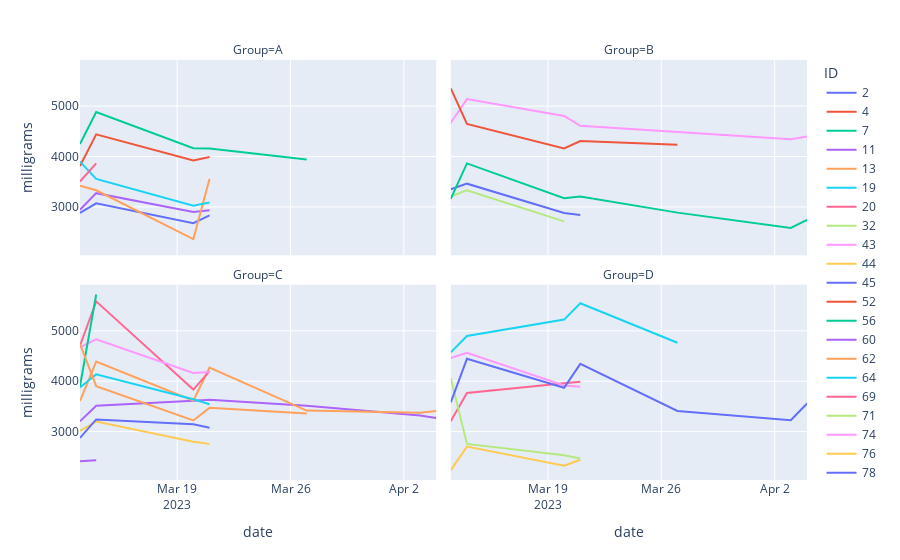

The notebook cell this image was saved under:
### Code cell
fig = px.line(df[df.Sex=='M'], x="date", y="milligrams", color='ID', facet_col='Group', facet_col_wrap=2, height=1000)
fig.show()

### Figure 1 — Plotly figure (JSON) as saved in the notebook; plotly's stock layout.template omitted (floating-point values rounded to 4 significant figures)
{"data": [{"hovertemplate": "ID=2<br>Group=A<br>date=%{x}<br>milligrams=%{y}<extra></extra>", "legendgroup": "2", "line": {"color": "#636efa", "dash": "solid"}, "marker": {"symbol": "circle"}, "mode": "lines", "name": "2", "orientation": "v", "showlegend": true, "type": "scatter", "x": ["2023-03-13T00:00:00", "2023-03-14T00:00:00", "2023-03-20T00:00:00", "2023-03-21T00:00:00"], "xaxis": "x3", "y": [2879.0, 3070.0, 2676.0, 2832.0], "yaxis": "y3"}, {"hovertemplate": "ID=4<br>Group=A<br>date=%{x}<br>milligrams=%{y}<extra></extra>", "legendgroup": "4", "line": {"color": "#EF553B", "dash": "solid"}, "marker": {"symbol": "circle"}, "mode": "lines", "name": "4", "orientation": "v", "showlegend": true, "type": "scatter", "x": ["2023-03-13T00:00:00", "2023-03-14T00:00:00", "2023-03-20T00:00:00", "2023-03-21T00:00:00"], "xaxis": "x3", "y": [3812.0, 4440.0, 3921.0, 3991.0], "yaxis": "y3"}, {"hovertemplate": "ID=7<br>Group=A<br>date=%{x}<br>milligrams=%{y}<extra></extra>", "legendgroup": "7", "line": {"color": "#00cc96", "dash": "solid"}, "marker": {"symbol": "circle"}, "mode": "lines", "name": "7", "orientation": "v", "showlegend": true, "type": "scatter", "x": ["2023-03-13T00:00:00", "2023-03-14T00:00:00", "2023-03-20T00:00:00", "2023-03-21T00:00:00", "2023-03-27T00:00:00"], "xaxis": "x3", "y": [4250.0, 4882.0, 4166.0, 4160.0, 3942.0], "yaxis": "y3"}, {"hovertemplate": "ID=11<br>Group=A<br>date=%{x}<br>milligrams=%{y}<extra></extra>", "legendgroup": "11", "line": {"color": "#ab63fa", "dash": "solid"}, "marker": {"symbol": "circle"}, "mode": "lines", "name": "11", "orientation": "v", "showlegend": true, "type": "scatter", "x": ["2023-03-13T00:00:00", "2023-03-14T00:00:00", "2023-03-20T00:00:00", "2023-03-21T00:00:00"], "xaxis": "x3", "y": [2944.0, 3273.0, 2900.0, 2936.0], "yaxis": "y3"}, {"hovertemplate": "ID=13<br>Group=A<br>date=%{x}<br>milligrams=%{y}<extra></extra>", "legendgroup": "13", "line": {"color": "#FFA15A", "dash": "solid"}, "marker": {"symbol": "circle"}, "mode": "lines", "name": "13", "orientation": "v", "showlegend": true, "type": "scatter", "x": ["2023-03-13T00:00:00", "2023-03-14T00:00:00", "2023-03-20T00:00:00", "2023-03-21T00:00:00"], "xaxis": "x3", "y": [3418.0, 3330.0, 2361.0, 3556.0], "yaxis": "y3"}, {"hovertemplate": "ID=19<br>Group=A<br>date=%{x}<br>milligrams=%{y}<extra></extra>", "legendgroup": "19", "line": {"color": "#19d3f3", "dash": "solid"}, "marker": {"symbol": "circle"}, "mode": "lines", "name": "19", "orientation": "v", "showlegend": true, "type": "scatter", "x": ["2023-03-13T00:00:00", "2023-03-14T00:00:00", "2023-03-20T00:00:00", "2023-03-21T00:00:00"], "xaxis": "x3", "y": [3899.0, 3555.0, 3022.0, 3087.0], "yaxis": "y3"}, {"hovertemplate": "ID=20<br>Group=A<br>date=%{x}<br>milligrams=%{y}<extra></extra>", "legendgroup": "20", "line": {"color": "#FF6692", "dash": "solid"}, "marker": {"symbol": "circle"}, "mode": "lines", "name": "20", "orientation": "v", "showlegend": true, "type": "scatter", "x": ["2023-03-13T00:00:00", "2023-03-14T00:00:00"], "xaxis": "x3", "y": [3503.0, 3864.0], "yaxis": "y3"}, {"hovertemplate": "ID=32<br>Group=B<br>date=%{x}<br>milligrams=%{y}<extra></extra>", "legendgroup": "32", "line": {"color": "#B6E880", "dash": "solid"}, "marker": {"symbol": "circle"}, "mode": "lines", "name": "32", "orientation": "v", "showlegend": true, "type": "scatter", "x": ["2023-03-13T00:00:00", "2023-03-14T00:00:00", "2023-03-20T00:00:00"], "xaxis": "x4", "y": [3206.0, 3332.0, 2714.0], "yaxis": "y4"}, {"hovertemplate": "ID=43<br>Group=B<br>date=%{x}<br>milligrams=%{y}<extra></extra>", "legendgroup": "43", "line": {"color": "#FF97FF", "dash": "solid"}, "marker": {"symbol": "circle"}, "mode": "lines", "name": "43", "orientation": "v", "showlegend": true, "type": "scatter", "x": ["2023-03-13T00:00:00", "2023-03-14T00:00:00", "2023-03-20T00:00:00", "2023-03-21T00:00:00", "2023-04-03T00:00:00", "2023-04-04T00:00:00"], "xaxis": "x4", "y": [4669.0, 5139.0, 4805.0, 4611.0, 4342.0, 4397.0], "yaxis": "y4"}, {"hovertemplate": "ID=44<br>Group=B<br>date=%{x}<br>milligrams=%{y}<extra></extra>", "legendgroup": "44", "line": {"color": "#FECB52", "dash": "solid"}, "marker": {"symbol": "circle"}, "mode": "lines", "name": "44", "orientation": "v", "showlegend": true, "type": "scatter", "x": ["2023-03-13T00:00:00"], "xaxis": "x4", "y": [5354.0], "yaxis": "y4"}, {"hovertemplate": "ID=45<br>Group=B<br>date=%{x}<br>milligrams=%{y}<extra></extra>", "legendgroup": "45", "line": {"color": "#636efa", "dash": "solid"}, "marker": {"symbol": "circle"}, "mode": "lines", "name": "45", "orientation": "v", "showlegend": true, "type": "scatter", "x": ["2023-03-13T00:00:00", "2023-03-14T00:00:00", "2023-03-20T00:00:00", "2023-03-21T00:00:00"], "xaxis": "x4", "y": [3350, 3461.0, 2881.0, 2837.0], "yaxis": "y4"}, {"hovertemplate": "ID=52<br>Group=B<br>date=%{x}<br>milligrams=%{y}<extra></extra>", "legendgroup": "52", "line": {"color": "#EF553B", "dash": "solid"}, "marker": {"symbol": "circle"}, "mode": "lines", "name": "52", "orientation": "v", "showlegend": true, "type": "scatter", "x": ["2023-03-13T00:00:00", "2023-03-14T00:00:00", "2023-03-20T00:00:00", "2023-03-21T00:00:00", "2023-03-27T00:00:00"], "xaxis": "x4", "y": [5354.0, 4648.0, 4159.0, 4306.0, 4231.0], "yaxis": "y4"}, {"hovertemplate": "ID=56<br>Group=B<br>date=%{x}<br>milligrams=%{y}<extra></extra>", "legendgroup": "56", "line": {"color": "#00cc96", "dash": "solid"}, "marker": {"symbol": "circle"}, "mode": "lines", "name": "56", "orientation": "v", "showlegend": true, "type": "scatter", "x": ["2023-03-13T00:00:00", "2023-03-14T00:00:00", "2023-03-20T00:00:00", "2023-03-21T00:00:00", "2023-03-27T00:00:00", "2023-04-03T00:00:00", "2023-04-04T00:00:00"], "xaxis": "x4", "y": [3162, 3863, 3174.0, 3204.0, 2886.0, 2583.0, 2743.0], "yaxis": "y4"}, {"hovertemplate": "ID=60<br>Group=C<br>date=%{x}<br>milligrams=%{y}<extra></extra>", "legendgroup": "60", "line": {"color": "#ab63fa", "dash": "solid"}, "marker": {"symbol": "circle"}, "mode": "lines", "name": "60", "orientation": "v", "showlegend": true, "type": "scatter", "x": ["2023-03-13T00:00:00", "2023-03-14T00:00:00", "2023-03-20T00:00:00", "2023-03-21T00:00:00", "2023-03-27T00:00:00", "2023-04-03T00:00:00", "2023-04-04T00:00:00"], "xaxis": "x", "y": [3203.0, 3514.0, 3612.0, 3634.0, 3513.0, 3320.0, 3268.0], "yaxis": "y"}, {"hovertemplate": "ID=62<br>Group=C<br>date=%{x}<br>milligrams=%{y}<extra></extra>", "legendgroup": "62", "line": {"color": "#FFA15A", "dash": "solid"}, "marker": {"symbol": "circle"}, "mode": "lines", "name": "62", "orientation": "v", "showlegend": true, "type": "scatter", "x": ["2023-03-13T00:00:00", "2023-03-14T00:00:00", "2023-03-20T00:00:00", "2023-03-21T00:00:00", "2023-03-27T00:00:00", "2023-04-03T00:00:00", "2023-04-04T00:00:00"], "xaxis": "x", "y": [3606.0, 4390.0, 3615.0, 4269, 3418.0, 3375, 3409.0], "yaxis": "y"}, {"hovertemplate": "ID=64<br>Group=C<br>date=%{x}<br>milligrams=%{y}<extra></extra>", "legendgroup": "64", "line": {"color": "#19d3f3", "dash": "solid"}, "marker": {"symbol": "circle"}, "mode": "lines", "name": "64", "orientation": "v", "showlegend": true, "type": "scatter", "x": ["2023-03-13T00:00:00", "2023-03-14T00:00:00", "2023-03-20T00:00:00", "2023-03-21T00:00:00"], "xaxis": "x", "y": [3876.0, 4136.0, 3641.0, 3544.0], "yaxis": "y"}, {"hovertemplate": "ID=69<br>Group=C<br>date=%{x}<br>milligrams=%{y}<extra></extra>", "legendgroup": "69", "line": {"color": "#FF6692", "dash": "solid"}, "marker": {"symbol": "circle"}, "mode": "lines", "name": "69", "orientation": "v", "showlegend": true, "type": "scatter", "x": ["2023-03-13T00:00:00", "2023-03-14T00:00:00", "2023-03-20T00:00:00", "2023-03-21T00:00:00"], "xaxis": "x", "y": [4708.0, 5585.0, 3835, 4199.0], "yaxis": "y"}, {"hovertemplate": "ID=71<br>Group=C<br>date=%{x}<br>milligrams=%{y}<extra></extra>", "legendgroup": "71", "line": {"color": "#B6E880", "dash": "solid"}, "marker": {"symbol": "circle"}, "mode": "lines", "name": "71", "orientation": "v", "showlegend": true, "type": "scatter", "x": ["2023-03-13T00:00:00"], "xaxis": "x", "y": [3514.0], "yaxis": "y"}, {"hovertemplate": "ID=74<br>Group=C<br>date=%{x}<br>milligrams=%{y}<extra></extra>", "legendgroup": "74", "line": {"color": "#FF97FF", "dash": "solid"}, "marker": {"symbol": "circle"}, "mode": "lines", "name": "74", "orientation": "v", "showlegend": true, "type": "scatter", "x": ["2023-03-13T00:00:00", "2023-03-14T00:00:00", "2023-03-20T00:00:00", "2023-03-21T00:00:00"], "xaxis": "x", "y": [4674.0, 4833.0, 4163.0, 4182.0], "yaxis": "y"}, {"hovertemplate": "ID=76<br>Group=C<br>date=%{x}<br>milligrams=%{y}<extra></extra>", "legendgroup": "76", "line": {"color": "#FECB52", "dash": "solid"}, "marker": {"symbol": "circle"}, "mode": "lines", "name": "76", "orientation": "v", "showlegend": true, "type": "scatter", "x": ["2023-03-13T00:00:00", "2023-03-14T00:00:00", "2023-03-20T00:00:00", "2023-03-21T00:00:00"], "xaxis": "x", "y": [3015.0, 3200.0, 2797.0, 2756.0], "yaxis": "y"}, {"hovertemplate": "ID=78<br>Group=C<br>date=%{x}<br>milligrams=%{y}<extra></extra>", "legendgroup": "78", "line": {"color": "#636efa", "dash": "solid"}, "marker": {"symbol": "circle"}, "mode": "lines", "name": "78", "orientation": "v", "showlegend": true, "type": "scatter", "x": ["2023-03-13T00:00:00", "2023-03-14T00:00:00", "2023-03-20T00:00:00", "2023-03-21T00:00:00"], "xaxis": "x", "y": [2874.0, 3242.0, 3144.0, 3078.0], "yaxis": "y"}, {"hovertemplate": "ID=79<br>Group=C<br>date=%{x}<br>milligrams=%{y}<extra></extra>", "legendgroup": "79", "line": {"color": "#EF553B", "dash": "solid"}, "marker": {"symbol": "circle"}, "mode": "lines", "name": "79", "orientation": "v", "showlegend": true, "type": "scatter", "x": ["2023-03-13T00:00:00"], "xaxis": "x", "y": [3713], "yaxis": "y"}, {"hovertemplate": "ID=81<br>Group=C<br>date=%{x}<br>milligrams=%{y}<extra></extra>", "legendgroup": "81", "line": {"color": "#00cc96", "dash": "solid"}, "marker": {"symbol": "circle"}, "mode": "lines", "name": "81", "orientation": "v", "showlegend": true, "type": "scatter", "x": ["2023-03-13T00:00:00", "2023-03-14T00:00:00"], "xaxis": "x", "y": [3906, 5722.0], "yaxis": "y"}, {"hovertemplate": "ID=83<br>Group=C<br>date=%{x}<br>milligrams=%{y}<extra></extra>", "legendgroup": "83", "line": {"color": "#ab63fa", "dash": "solid"}, "marker": {"symbol": "circle"}, "mode": "lines", "name": "83", "orientation": "v", "showlegend": true, "type": "scatter", "x": ["2023-03-13T00:00:00", "2023-03-14T00:00:00"], "xaxis": "x", "y": [2411.0, 2430.0], "yaxis": "y"}, {"hovertemplate": "ID=86<br>Group=C<br>date=%{x}<br>milligrams=%{y}<extra></extra>", "legendgroup": "86", "line": {"color": "#FFA15A", "dash": "solid"}, "marker": {"symbol": "circle"}, "mode": "lines", "name": "86", "orientation": "v", "showlegend": true, "type": "scatter", "x": ["2023-03-13T00:00:00", "2023-03-14T00:00:00", "2023-03-20T00:00:00", "2023-03-21T00:00:00", "2023-03-27T00:00:00"], "xaxis": "x", "y": [4742.0, 3901.0, 3221.0, 3471.0, 3358.0], "yaxis": "y"}, {"hovertemplate": "ID=88<br>Group=D<br>date=%{x}<br>milligrams=%{y}<extra></extra>", "legendgroup": "88", "line": {"color": "#19d3f3", "dash": "solid"}, "marker": {"symbol": "circle"}, "mode": "lines", "name": "88", "orientation": "v", "showlegend": true, "type": "scatter", "x": ["2023-03-13T00:00:00", "2023-03-14T00:00:00", "2023-03-20T00:00:00", "2023-03-21T00:00:00", "2023-03-27T00:00:00"], "xaxis": "x2", "y": [4572.0, 4898.0, 5223.0, 5546.0, 4764.0], "yaxis": "y2"}, {"hovertemplate": "ID=92<br>Group=D<br>date=%{x}<br>milligrams=%{y}<extra></extra>", "legendgroup": "92", "line": {"color": "#FF6692", "dash": "solid"}, "marker": {"symbol": "circle"}, "mode": "lines", "name": "92", "orientation": "v", "showlegend": true, "type": "scatter", "x": ["2023-03-13T00:00:00", "2023-03-14T00:00:00", "2023-03-20T00:00:00", "2023-03-21T00:00:00"], "xaxis": "x2", "y": [3206.0, 3768.0, 3960.0, 3989.0], "yaxis": "y2"}, {"hovertemplate": "ID=101<br>Group=D<br>date=%{x}<br>milligrams=%{y}<extra></extra>", "legendgroup": "101", "line": {"color": "#B6E880", "dash": "solid"}, "marker": {"symbol": "circle"}, "mode": "lines", "name": "101", "orientation": "v", "showlegend": true, "type": "scatter", "x": ["2023-03-13T00:00:00", "2023-03-14T00:00:00", "2023-03-20T00:00:00", "2023-03-21T00:00:00"], "xaxis": "x2", "y": [4061.0, 2756.0, 2530.0, 2465.0], "yaxis": "y2"}, {"hovertemplate": "ID=111<br>Group=D<br>date=%{x}<br>milligrams=%{y}<extra></extra>", "legendgroup": "111", "line": {"color": "#FF97FF", "dash": "solid"}, "marker": {"symbol": "circle"}, "mode": "lines", "name": "111", "orientation": "v", "showlegend": true, "type": "scatter", "x": ["2023-03-13T00:00:00", "2023-03-14T00:00:00", "2023-03-20T00:00:00", "2023-03-21T00:00:00"], "xaxis": "x2", "y": [4461.0, 4565.0, 3916.0, 3890.0], "yaxis": "y2"}, {"hovertemplate": "ID=112<br>Group=D<br>date=%{x}<br>milligrams=%{y}<extra></extra>", "legendgroup": "112", "line": {"color": "#FECB52", "dash": "solid"}, "marker": {"symbol": "circle"}, "mode": "lines", "name": "112", "orientation": "v", "showlegend": true, "type": "scatter", "x": ["2023-03-13T00:00:00", "2023-03-14T00:00:00", "2023-03-20T00:00:00", "2023-03-21T00:00:00"], "xaxis": "x2", "y": [2233.0, 2702.0, 2324.0, 2441.0], "yaxis": "y2"}, {"hovertemplate": "ID=114<br>Group=D<br>date=%{x}<br>milligrams=%{y}<extra></extra>", "legendgroup": "114", "line": {"color": "#636efa", "dash": "solid"}, "marker": {"symbol": "circle"}, "mode": "lines", "name": "114", "orientation": "v", "showlegend": true, "type": "scatter", "x": ["2023-03-13T00:00:00", "2023-03-14T00:00:00", "2023-03-20T00:00:00", "2023-03-21T00:00:00", "2023-03-27T00:00:00", "2023-04-03T00:00:00", "2023-04-04T00:00:00"], "xaxis": "x2", "y": [3582, 4445.0, 3870.0, 4344.0, 3410.0, 3225.0, 3557.0], "yaxis": "y2"}], "layout": {"annotations": [{"font": {}, "showarrow": false, "text": "Group=C", "x": 0.245, "xanchor": "center", "xref": "paper", "y": 0.465, "yanchor": "bottom", "yref": "paper"}, {"font": {}, "showarrow": false, "text": "Group=D", "x": 0.755, "xanchor": "center", "xref": "paper", "y": 0.465, "yanchor": "bottom", "yref": "paper"}, {"font": {}, "showarrow": false, "text": "Group=A", "x": 0.245, "xanchor": "center", "xref": "paper", "y": 1.0, "yanchor": "bottom", "yref": "paper"}, {"font": {}, "showarrow": false, "text": "Group=B", "x": 0.755, "xanchor": "center", "xref": "paper", "y": 1.0, "yanchor": "bottom", "yref": "paper"}], "autosize": true, "legend": {"title": {"text": "ID"}, "tracegroupgap": 0}, "margin": {"t": 60}, "xaxis": {"anchor": "y", "autorange": true, "domain": [0, 0.49], "range": ["2023-03-13", "2023-04-04"], "title": {"text": "date"}, "type": "date"}, "xaxis2": {"anchor": "y2", "autorange": true, "domain": [0.51, 1], "matches": "x", "range": ["2023-03-13", "2023-04-04"], "title": {"text": "date"}, "type": "date"}, "xaxis3": {"anchor": "y3", "autorange": true, "domain": [0, 0.49], "matches": "x", "range": ["2023-03-13", "2023-04-04"], "showticklabels": false, "type": "date"}, "xaxis4": {"anchor": "y4", "autorange": true, "domain": [0.51, 1], "matches": "x", "range": ["2023-03-13", "2023-04-04"], "showticklabels": false, "type": "date"}, "yaxis": {"anchor": "x", "autorange": true, "domain": [0, 0.465], "range": [2040.0, 5916.0], "title": {"text": "milligrams"}, "type": "linear"}, "yaxis2": {"anchor": "x2", "autorange": true, "domain": [0, 0.465], "matches": "y", "range": [2040.0, 5916.0], "showticklabels": false, "type": "linear"}, "yaxis3": {"anchor": "x3", "autorange": true, "domain": [0.535, 1.0], "matches": "y", "range": [2040.0, 5916.0], "title": {"text": "milligrams"}, "type": "linear"}, "yaxis4": {"anchor": "x4", "autorange": true, "domain": [0.535, 1.0], "matches": "y", "range": [2040.0, 5916.0], "showticklabels": false, "type": "linear"}}}
